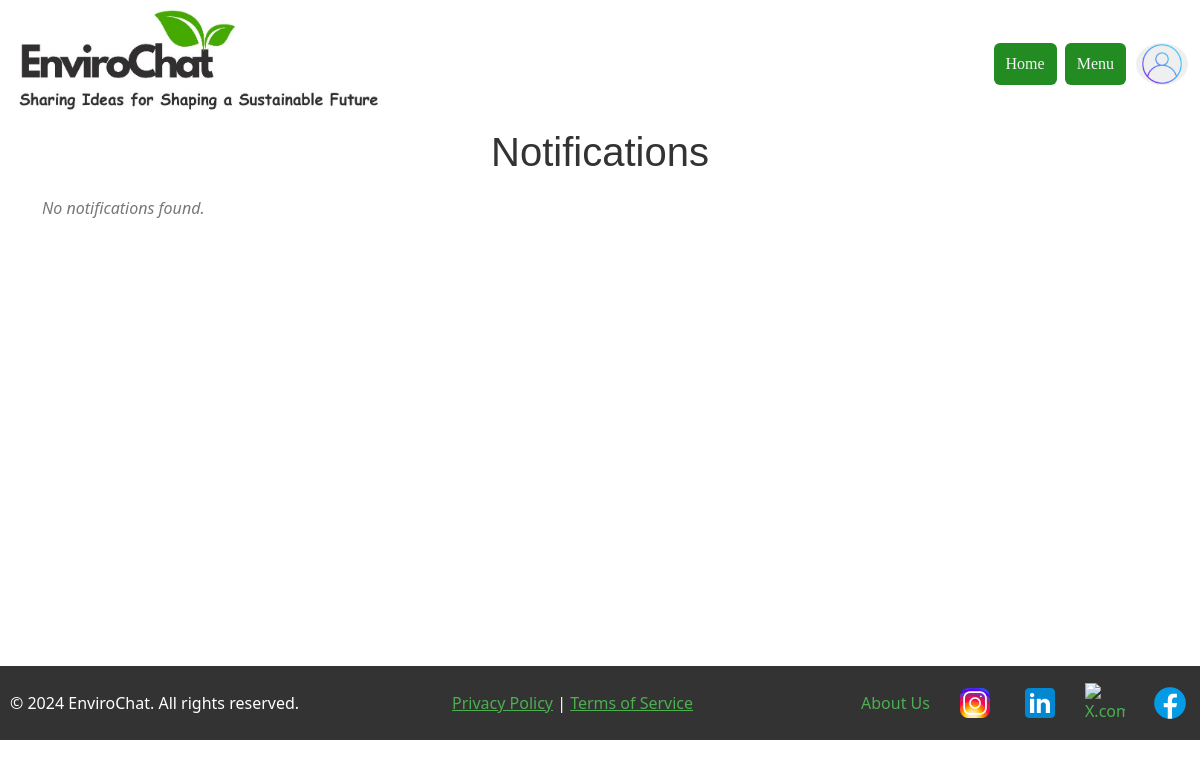
Page /notifications/ (signed in) on the earlier database version.
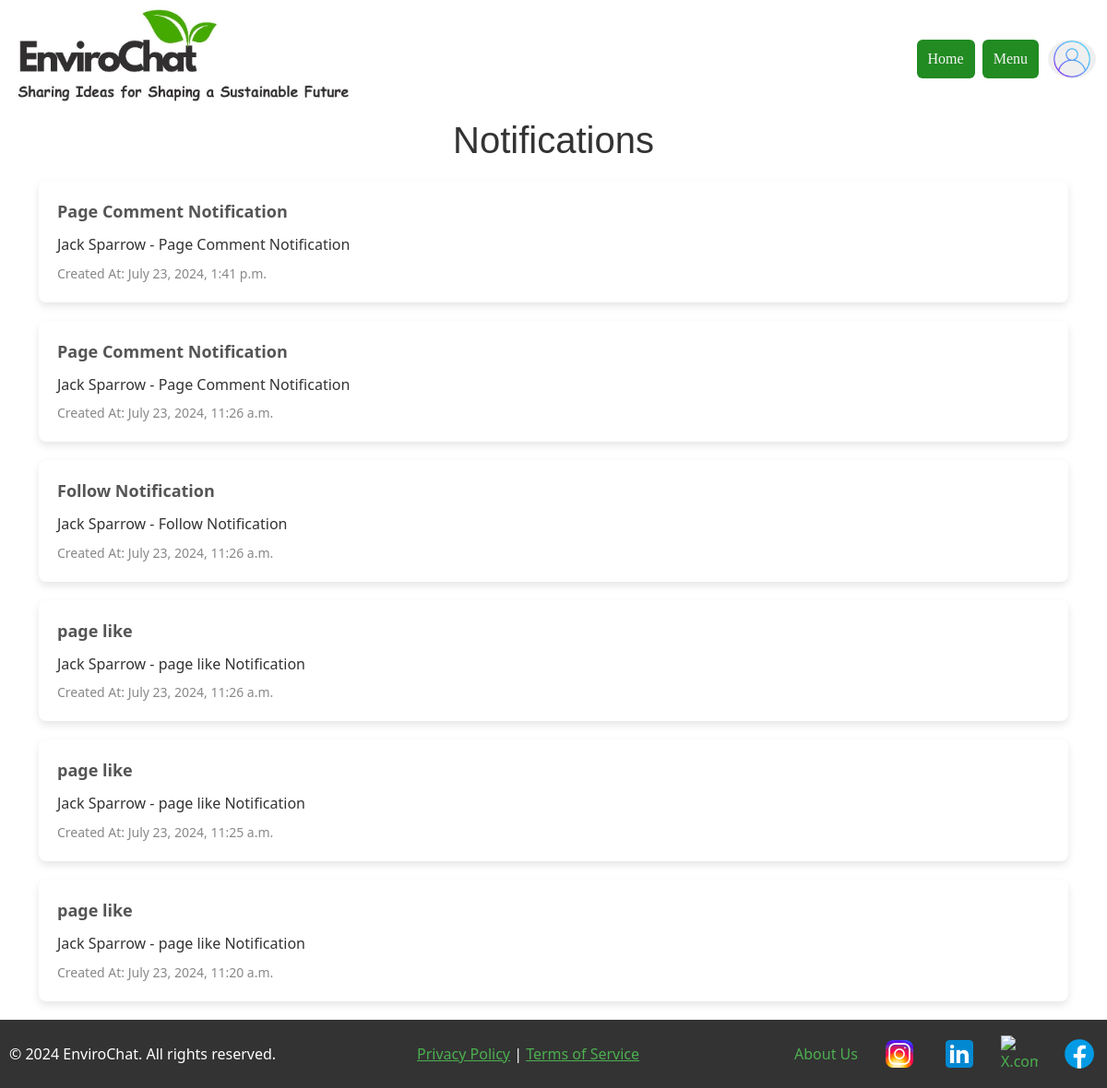
Same page on the later database version.
### myapp/models.py (models this page shows, shortened)
class Notifications(models.Model):
    NOTIFICATION_TYPES = [
        ('follow', 'Follow Notification'),
        ('post', 'post Notification'),
        ('video_like', 'Video Like Notification'),
        ('post_like', 'Post Like Notification'),
        ('video_comment', 'Video Comment Notification'),
        ('post_comment', 'Post Comment Notification'),
        ('page_comment', 'Page Comment Notification'),
        ('event', 'Event Notification'),
        ('page_like', 'Page like Notification'),
        ('page_dislike', 'Page dislike Notification'),
        ('video_comment', 'Video Comment Notification'),
        ('video_dislike', 'Video disLike Notification'),
    ]
    id = models.AutoField(primary_key=True)
    sender = models.ForeignKey(Member, on_delete=models.CASCADE, null=True, blank=True, related_name='notifications_sent')
    notification_type = models.CharField(max_length=15, choices=NOTIFICATION_TYPES)
    message = models.CharField(max_length=128, blank=True, null=True)
    created_at = models.DateTimeField(default=timezone.now)

### myapp/views.py (the view)
# urls.py: path('notifications/', views.notifications_list, name='notifications_list'),
@login_required()
def notifications_list(request):
    notifications = Notifications.objects.all().order_by('-created_at')
    return render(request, 'notification_page.html', {'notifications':notifications})

### myapp/Templates/notification_page.html
{% extends 'base.html' %}
{% block body_block %}
    <div class="container">
    <h1 style="color: #333; text-align: center; font-family: Arial, sans-serif; margin-bottom: 20px;">Notifications</h1>
    <ul style="list-style-type: none; padding: 0;">
        {% for notification in notifications %}
        <li style="background-color: #fff; border-radius: 8px; box-shadow: 0 4px 8px rgba(0, 0, 0, 0.1); padding: 20px; margin-bottom: 20px; transition: background-color 0.3s;">
            <strong style="color: #555; font-size: 18px; margin-bottom: 10px; display: block;">{{ notification.get_notification_type_display }}</strong>
            <p style="color: #333; font-size: 16px; line-height: 1.6; margin-bottom: 5px;">{{ notification.message }}</p>
            <span style="color: #888; font-size: 14px;">Created At: {{ notification.created_at }}</span>
        </li>
        {% empty %}
        <li style="font-style: italic; color: #777; font-size: 16px;">No notifications found.</li>
        {% endfor %}
    </ul>
</div>
{% endblock %}

Differences in the rows shown:
added Notifications: notification_type "Page Comment Notification", message "Jack Sparrow - Page Comment Notification", created_at "July 23, 2024, 1:41 p.m."
added Notifications: notification_type "Page Comment Notification", message "Jack Sparrow - Page Comment Notification", created_at "July 23, 2024, 11:26 a.m."
added Notifications: notification_type "Follow Notification", message "Jack Sparrow - Follow Notification", created_at "July 23, 2024, 11:26 a.m."
added Notifications: notification_type "page like", message "Jack Sparrow - page like Notification", created_at "July 23, 2024, 11:26 a.m."
added Notifications: notification_type "page like", message "Jack Sparrow - page like Notification", created_at "July 23, 2024, 11:25 a.m."
added Notifications: notification_type "page like", message "Jack Sparrow - page like Notification", created_at "July 23, 2024, 11:20 a.m."
Other differences:
text no longer shown: "No notifications found."
